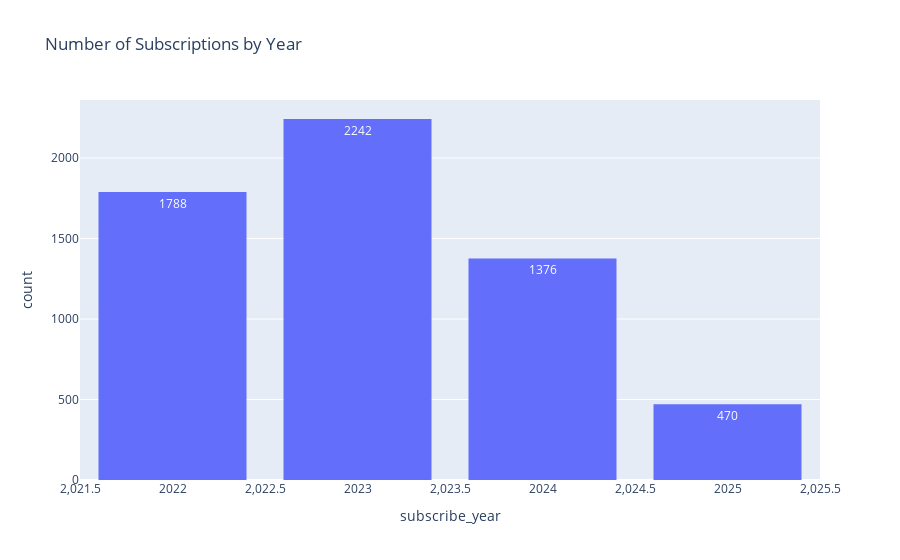

The notebook cell saved with this chart:
### Code cell
px.histogram(
    df_customers_with_programs,
    x='subscribe_year',
    title='Number of Subscriptions by Year',
    text_auto=True,
).update_layout(bargap=0.2)

### Figure 1 — Plotly figure (JSON) as saved in the notebook; plotly's stock layout.template omitted (floating-point values rounded to 4 significant figures; data arrays with more than 128 entries replaced by an {"elided": "..."} marker saying what was removed)
{"data": [{"bingroup": "x", "hovertemplate": "subscribe_year=%{x}<br>count=%{y}<extra></extra>", "legendgroup": "", "marker": {"color": "#636efa", "pattern": {"shape": ""}}, "name": "", "orientation": "v", "showlegend": false, "texttemplate": "%{value}", "type": "histogram", "x": {"elided": "5876 int values"}, "xaxis": "x", "yaxis": "y"}], "layout": {"bargap": 0.2, "barmode": "relative", "legend": {"tracegroupgap": 0}, "title": {"text": "Number of Subscriptions by Year"}, "xaxis": {"anchor": "y", "domain": [0, 1], "title": {"text": "subscribe_year"}}, "yaxis": {"anchor": "x", "domain": [0, 1], "title": {"text": "count"}}}}
